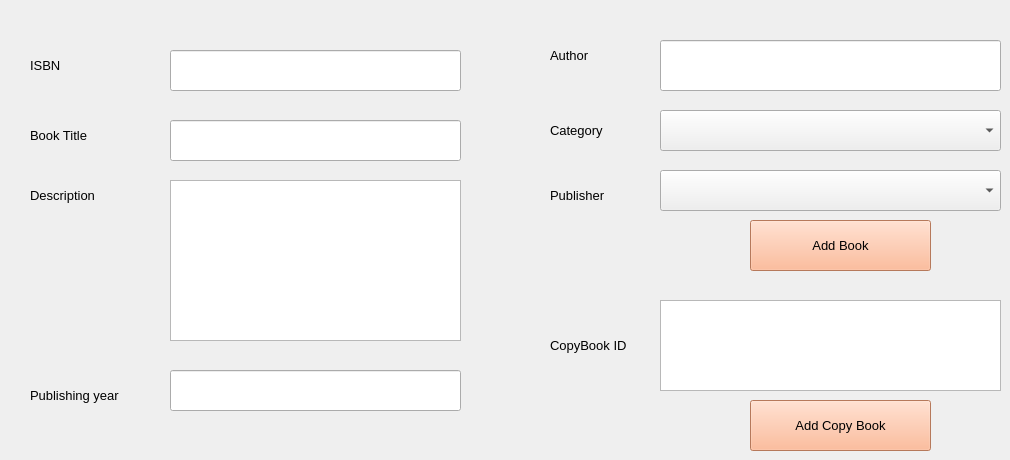
      <widget class="QWidget" name="tab_5">
       <attribute name="title">
        <string>Add New Book</string>
       </attribute>
       <widget class="QLineEdit" name="lineEdit_4">
        <property name="geometry">
         <rect>
          <x>170</x>
          <y>370</y>
          <width>291</width>
          <height>41</height>
         </rect>
        </property>
       </widget>
       <widget class="QPushButton" name="pushButton_7">
        <property name="geometry">
         <rect>
          <x>750</x>
          <y>220</y>
          <width>181</width>
          <height>51</height>
         </rect>
        </property>
        <property name="font">
         <font>
          <family>Segoe UI</family>
          <pointsize>10</pointsize>
         </font>
        </property>
        <property name="styleSheet">
         <string notr="true">background-color: rgb(255, 170, 127);
color: rgb(0, 0, 0);</string>
        </property>
        <property name="text">
         <string>Add Book</string>
        </property>
       </widget>
       <widget class="QLabel" name="label_3">
        <property name="geometry">
         <rect>
          <x>30</x>
          <y>120</y>
          <width>91</width>
          <height>31</height>
         </rect>
        </property>
        <property name="font">
         <font>
          <family>Segoe UI</family>
          <pointsize>10</pointsize>
         </font>
        </property>
        <property name="styleSheet">
         <string notr="true">background-color: rgba(0,0,0,0%);</string>
        </property>
        <property name="text">
         <string>Book Title</string>
        </property>
       </widget>
       <widget class="QLabel" name="label_5">
        <property name="geometry">
         <rect>
          <x>30</x>
          <y>380</y>
          <width>121</width>
          <height>31</height>
         </rect>
        </property>
        <property name="font">
         <font>
          <family>Segoe UI</family>
          <pointsize>10</pointsize>
         </font>
        </property>
        <property name="styleSheet">
         <string notr="true">background-color: rgba(0,0,0,0%);</string>
        </property>
        <property name="text">
         <string>Publishing year</string>
        </property>
       </widget>
       <widget class="QLabel" name="label_6">
        <property name="geometry">
         <rect>
          <x>550</x>
          <y>110</y>
          <width>101</width>
          <height>41</height>
         </rect>
        </property>
        <property name="font">
         <font>
          <family>Segoe UI</family>
          <pointsize>10</pointsize>
         </font>
        </property>
        <property name="styleSheet">
         <string notr="true">background-color: rgba(0,0,0,0%);</string>
        </property>
        <property name="text">
         <string>Category</string>
        </property>
       </widget>
       <widget class="QLabel" name="label_7">
        <property name="geometry">
         <rect>
          <x>550</x>
          <y>40</y>
          <width>101</width>
          <height>31</height>
         </rect>
        </property>
        <property name="font">
         <font>
          <family>Segoe UI</family>
          <pointsize>10</pointsize>
         </font>
        </property>
        <property name="styleSheet">
         <string notr="true">background-color: rgba(0,0,0,0%);</string>
        </property>
        <property name="text">
         <string>Author</string>
        </property>
       </widget>
       <widget class="QLabel" name="label_8">
        <property name="geometry">
         <rect>
          <x>550</x>
          <y>180</y>
          <width>101</width>
          <height>31</height>
         </rect>
        </property>
        <property name="font">
         <font>
          <family>Segoe UI</family>
          <pointsize>10</pointsize>
         </font>
        </property>
        <property name="styleSheet">
         <string notr="true">background-color: rgba(0,0,0,0%);</string>
        </property>
        <property name="text">
         <string>Publisher</string>
        </property>
       </widget>
       <widget class="QTextEdit" name="textEdit">
        <property name="geometry">
         <rect>
          <x>170</x>
          <y>180</y>
          <width>291</width>
          <height>161</height>
         </rect>
        </property>
       </widget>
       <widget class="QLineEdit" name="lineEdit_22">
        <property name="geometry">
         <rect>
          <x>660</x>
          <y>40</y>
          <width>341</width>
          <height>51</height>
         </rect>
        </property>
       </widget>
       <widget class="QLineEdit" name="lineEdit_25">
        <property name="geometry">
         <rect>
          <x>170</x>
          <y>120</y>
          <width>291</width>
          <height>41</height>
         </rect>
        </property>
       </widget>
       <widget class="QLabel" name="label_4">
        <property name="geometry">
         <rect>
          <x>30</x>
          <y>180</y>
          <width>91</width>
          <height>31</height>
         </rect>
        </property>
        <property name="font">
         <font>
          <family>Segoe UI</family>
          <pointsize>10</pointsize>
         </font>
        </property>
        <property name="styleSheet">
         <string notr="true">background-color: rgba(0,0,0,0%);</string>
        </property>
        <property name="text">
         <string>Description</string>
        </property>
       </widget>
       <widget class="QLabel" name="label_17">
        <property name="geometry">
         <rect>
          <x>30</x>
          <y>50</y>
          <width>91</width>
          <height>31</height>
         </rect>
        </property>
        <property name="font">
         <font>
          <family>Segoe UI</family>
          <pointsize>10</pointsize>
         </font>
        </property>
        <property name="styleSheet">
         <string notr="true">background-color: rgba(0,0,0,0%);</string>
        </property>
        <property name="text">
         <string>ISBN</string>
        </property>
       </widget>
       <widget class="QLineEdit" name="lineEdit_27">
        <property name="geometry">
         <rect>
          <x>170</x>
          <y>50</y>
          <width>291</width>
          <height>41</height>
         </rect>
        </property>
       </widget>
       <widget class="QTextEdit" name="textEdit_4">
        <property name="geometry">
         <rect>
          <x>660</x>
          <y>300</y>
          <width>341</width>
          <height>91</height>
         </rect>
        </property>
       </widget>
       <widget class="QLabel" name="label_18">
        <property name="geometry">
         <rect>
          <x>550</x>
          <y>330</y>
          <width>111</width>
          <height>31</height>
         </rect>
        </property>
        <property name="font">
         <font>
          <family>Segoe UI</family>
          <pointsize>10</pointsize>
         </font>
        </property>
        <property name="styleSheet">
         <string notr="true">background-color: rgba(0,0,0,0%);</string>
        </property>
        <property name="text">
         <string>CopyBook ID</string>
        </property>
       </widget>
       <widget class="QPushButton" name="pushButton_17">
        <property name="geometry">
         <rect>
          <x>750</x>
          <y>400</y>
          <width>181</width>
          <height>51</height>
         </rect>
        </property>
        <property name="font">
         <font>
          <family>Segoe UI</family>
          <pointsize>10</pointsize>
         </font>
        </property>
        <property name="styleSheet">
         <string notr="true">background-color: rgb(255, 170, 127);
color: rgb(0, 0, 0);</string>
        </property>
        <property name="text">
         <string>Add Copy Book</string>
        </property>
       </widget>
       <widget class="QComboBox" name="comboBox_9">
        <property name="geometry">
         <rect>
          <x>660</x>
          <y>110</y>
          <width>341</width>
          <height>41</height>
         </rect>
        </property>
       </widget>
       <widget class="QComboBox" name="comboBox_10">
        <property name="geometry">
         <rect>
          <x>660</x>
          <y>170</y>
          <width>341</width>
          <height>41</height>
         </rect>
        </property>
       </widget>
      </widget>
